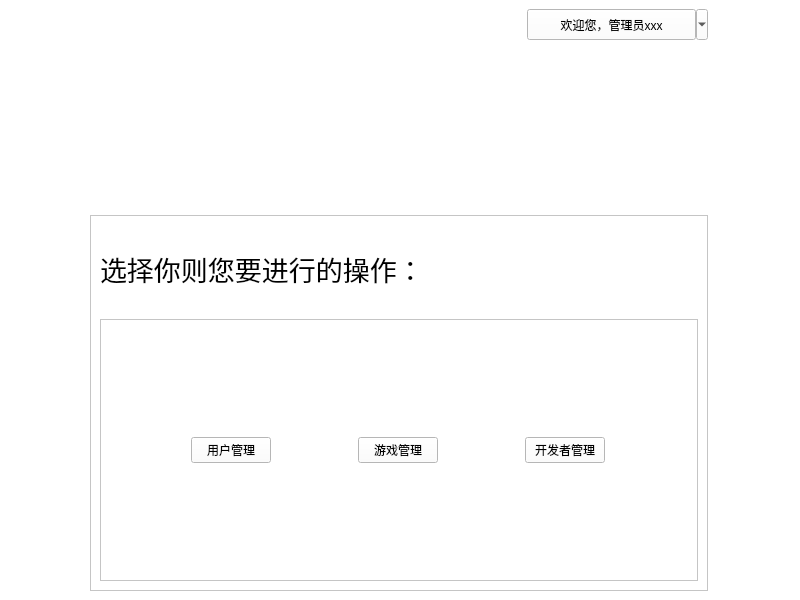
<?xml version="1.0" encoding="UTF-8"?>
<ui version="4.0">
 <class>AdminMainWindow</class>
 <widget class="QMainWindow" name="AdminMainWindow">
  <property name="geometry">
   <rect>
    <x>0</x>
    <y>0</y>
    <width>800</width>
    <height>600</height>
   </rect>
  </property>
  <property name="minimumSize">
   <size>
    <width>800</width>
    <height>600</height>
   </size>
  </property>
  <property name="maximumSize">
   <size>
    <width>800</width>
    <height>600</height>
   </size>
  </property>
  <property name="windowTitle">
   <string>Stepic 管理员主界面</string>
  </property>
  <property name="styleSheet">
   <string notr="true">background-color: rgb(255, 255, 255);</string>
  </property>
  <widget class="QWidget" name="centralwidget">
   <layout class="QGridLayout" name="gridLayout">
    <item row="0" column="0">
     <widget class="QLabel" name="logo">
      <property name="sizePolicy">
       <sizepolicy hsizetype="Preferred" vsizetype="Preferred">
        <horstretch>1</horstretch>
        <verstretch>1</verstretch>
       </sizepolicy>
      </property>
      <property name="minimumSize">
       <size>
        <width>350</width>
        <height>200</height>
       </size>
      </property>
      <property name="maximumSize">
       <size>
        <width>350</width>
        <height>200</height>
       </size>
      </property>
      <property name="text">
       <string/>
      </property>
      <property name="pixmap">
       <pixmap>../image/游戏大logo.png</pixmap>
      </property>
      <property name="alignment">
       <set>Qt::AlignCenter</set>
      </property>
     </widget>
    </item>
    <item row="0" column="1" alignment="Qt::AlignTop">
     <widget class="QToolButton" name="menu_Button">
      <property name="sizePolicy">
       <sizepolicy hsizetype="Fixed" vsizetype="Fixed">
        <horstretch>1</horstretch>
        <verstretch>1</verstretch>
       </sizepolicy>
      </property>
      <property name="minimumSize">
       <size>
        <width>181</width>
        <height>31</height>
       </size>
      </property>
      <property name="maximumSize">
       <size>
        <width>181</width>
        <height>31</height>
       </size>
      </property>
      <property name="text">
       <string>欢迎您，管理员xxx</string>
      </property>
      <property name="icon">
       <iconset>
        <normaloff>../image/游戏.png</normaloff>../image/游戏.png</iconset>
      </property>
      <property name="popupMode">
       <enum>QToolButton::MenuButtonPopup</enum>
      </property>
      <property name="toolButtonStyle">
       <enum>Qt::ToolButtonTextBesideIcon</enum>
      </property>
     </widget>
    </item>
    <item row="1" column="0" colspan="2">
     <widget class="QFrame" name="main_Frame">
      <property name="frameShape">
       <enum>QFrame::StyledPanel</enum>
      </property>
      <property name="frameShadow">
       <enum>QFrame::Raised</enum>
      </property>
      <layout class="QGridLayout" name="gridLayout_2">
       <item row="0" column="0">
        <widget class="QLabel" name="label">
         <property name="sizePolicy">
          <sizepolicy hsizetype="Expanding" vsizetype="Preferred">
           <horstretch>1</horstretch>
           <verstretch>1</verstretch>
          </sizepolicy>
         </property>
         <property name="font">
          <font>
           <family>黑体</family>
           <pointsize>20</pointsize>
          </font>
         </property>
         <property name="text">
          <string>选择你则您要进行的操作：</string>
         </property>
        </widget>
       </item>
       <item row="1" column="0">
        <widget class="QFrame" name="Button_Frame">
         <property name="sizePolicy">
          <sizepolicy hsizetype="Expanding" vsizetype="Expanding">
           <horstretch>1</horstretch>
           <verstretch>3</verstretch>
          </sizepolicy>
         </property>
         <property name="frameShape">
          <enum>QFrame::StyledPanel</enum>
         </property>
         <property name="frameShadow">
          <enum>QFrame::Raised</enum>
         </property>
         <layout class="QHBoxLayout" name="horizontalLayout">
          <item>
           <widget class="QPushButton" name="user_Button">
            <property name="sizePolicy">
             <sizepolicy hsizetype="Fixed" vsizetype="Fixed">
              <horstretch>1</horstretch>
              <verstretch>1</verstretch>
             </sizepolicy>
            </property>
            <property name="text">
             <string>用户管理</string>
            </property>
           </widget>
          </item>
          <item>
           <widget class="QPushButton" name="game_Button">
            <property name="sizePolicy">
             <sizepolicy hsizetype="Fixed" vsizetype="Fixed">
              <horstretch>1</horstretch>
              <verstretch>1</verstretch>
             </sizepolicy>
            </property>
            <property name="text">
             <string>游戏管理</string>
            </property>
           </widget>
          </item>
          <item>
           <widget class="QPushButton" name="developer_Button">
            <property name="sizePolicy">
             <sizepolicy hsizetype="Fixed" vsizetype="Fixed">
              <horstretch>1</horstretch>
              <verstretch>1</verstretch>
             </sizepolicy>
            </property>
            <property name="text">
             <string>开发者管理</string>
            </property>
           </widget>
          </item>
         </layout>
        </widget>
       </item>
      </layout>
     </widget>
    </item>
   </layout>
  </widget>
 </widget>
 <resources/>
 <connections/>
</ui>
